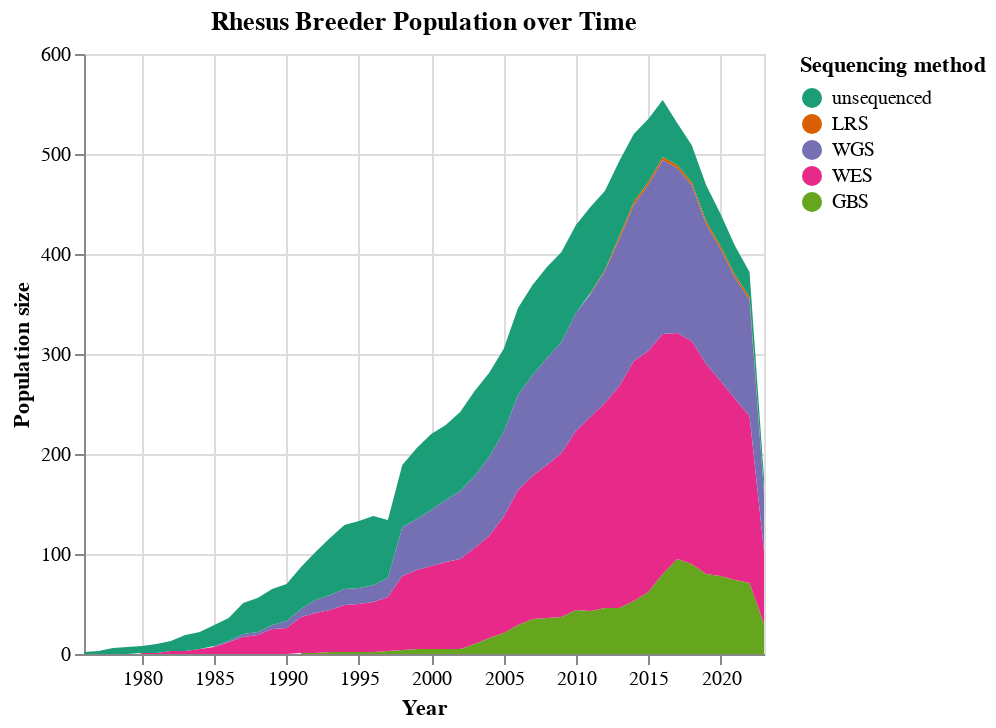

This figure's notebook cell:
### Code cell
# The total area shows the number of animals overall, subdivided by type of sequencing (or if unsequenced).
# In order to keep the sum of sequencing types equal to the true total, sequencing types are given priority as follows: unsequenced > LRS > WGS > WES > GBS

alt.data_transformers.disable_max_rows()
alt.Chart(colony_demographics_runs).mark_area().encode(
    alt.X("Year", title="Year", scale=alt.Scale(domainMax=alt.DateTime(year=2023, month=1, day=1), clamp=True)),#.scale(domainMax=2023, clamp=True),
    alt.Y("Count:Q", title="Population size"),
    color=alt.Color("seq:O", title="Sequencing method", sort=["unsequenced", "LRS", "WGS", "WES", "GBS"]).scale(scheme='dark2'), #, sort=["unsequenced", "LRS", "WGS", "WES"]
    order=alt.Order('seq_order:O', sort='ascending')
).properties(
    title=["Rhesus Breeder Population over Time"], #\nas of {date_of_pedigree} #, "With at Least One Offspring ≥ 3 Years Old"
    #height=2000,
    width=340,
).transform_calculate(
    order="{'unsequenced': 0, 'LRS': 1, 'WGS': 2, 'WES': 3, 'GBS': 4}[datum.seq_order]"  
)

### Figure 1 — Vega-Lite specification as saved in the notebook (floating-point values rounded to 4 significant figures; data arrays with more than 128 entries replaced by an {"elided": "..."} marker saying what was removed)
{"config": {"view": {"continuousWidth": 300, "continuousHeight": 300}}, "data": {"name": "data-610b07f5007ce5e73ed59d4a558ba5f3"}, "mark": {"type": "area"}, "encoding": {"color": {"field": "seq", "scale": {"scheme": "dark2"}, "sort": ["unsequenced", "LRS", "WGS", "WES", "GBS"], "title": "Sequencing method", "type": "ordinal"}, "order": {"field": "seq_order", "sort": "ascending", "type": "ordinal"}, "x": {"field": "Year", "scale": {"clamp": true, "domainMax": {"day": 1, "month": 1, "year": 2023}}, "title": "Year", "type": "temporal"}, "y": {"field": "Count", "title": "Population size", "type": "quantitative"}}, "title": ["Rhesus Breeder Population over Time"], "transform": [{"calculate": "{'unsequenced': 0, 'LRS': 1, 'WGS': 2, 'WES': 3, 'GBS': 4}[datum.seq_order]", "as": "order"}], "width": 340, "$schema": "https://vega.github.io/schema/vega-lite/v5.17.0.json", "datasets": {"data-610b07f5007ce5e73ed59d4a558ba5f3": {"elided": "182 records"}}}
